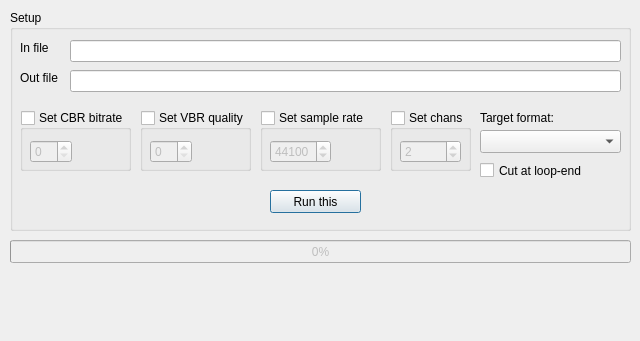
<?xml version="1.0" encoding="UTF-8"?>
<ui version="4.0">
 <class>CoverterDialogue</class>
 <widget class="QDialog" name="CoverterDialogue">
  <property name="geometry">
   <rect>
    <x>0</x>
    <y>0</y>
    <width>640</width>
    <height>341</height>
   </rect>
  </property>
  <property name="windowTitle">
   <string>Test of audio processor</string>
  </property>
  <widget class="QGroupBox" name="setup">
   <property name="geometry">
    <rect>
     <x>10</x>
     <y>10</y>
     <width>621</width>
     <height>221</height>
    </rect>
   </property>
   <property name="title">
    <string>Setup</string>
   </property>
   <widget class="QLineEdit" name="fileIn">
    <property name="geometry">
     <rect>
      <x>60</x>
      <y>30</y>
      <width>551</width>
      <height>22</height>
     </rect>
    </property>
   </widget>
   <widget class="QLabel" name="label">
    <property name="geometry">
     <rect>
      <x>10</x>
      <y>30</y>
      <width>41</width>
      <height>16</height>
     </rect>
    </property>
    <property name="text">
     <string>In file</string>
    </property>
   </widget>
   <widget class="QLabel" name="label_2">
    <property name="geometry">
     <rect>
      <x>10</x>
      <y>60</y>
      <width>51</width>
      <height>16</height>
     </rect>
    </property>
    <property name="text">
     <string>Out file</string>
    </property>
   </widget>
   <widget class="QLineEdit" name="fileOut">
    <property name="geometry">
     <rect>
      <x>60</x>
      <y>60</y>
      <width>551</width>
      <height>22</height>
     </rect>
    </property>
   </widget>
   <widget class="QGroupBox" name="quality">
    <property name="geometry">
     <rect>
      <x>130</x>
      <y>100</y>
      <width>111</width>
      <height>61</height>
     </rect>
    </property>
    <property name="title">
     <string>Set VBR quality</string>
    </property>
    <property name="checkable">
     <bool>true</bool>
    </property>
    <property name="checked">
     <bool>false</bool>
    </property>
    <widget class="QSpinBox" name="dstQuality">
     <property name="geometry">
      <rect>
       <x>10</x>
       <y>30</y>
       <width>42</width>
       <height>23</height>
      </rect>
     </property>
     <property name="maximum">
      <number>10</number>
     </property>
    </widget>
   </widget>
   <widget class="QGroupBox" name="rate">
    <property name="geometry">
     <rect>
      <x>250</x>
      <y>100</y>
      <width>121</width>
      <height>61</height>
     </rect>
    </property>
    <property name="title">
     <string>Set sample rate</string>
    </property>
    <property name="checkable">
     <bool>true</bool>
    </property>
    <property name="checked">
     <bool>false</bool>
    </property>
    <widget class="QSpinBox" name="dstRate">
     <property name="geometry">
      <rect>
       <x>10</x>
       <y>30</y>
       <width>61</width>
       <height>23</height>
      </rect>
     </property>
     <property name="minimum">
      <number>4000</number>
     </property>
     <property name="maximum">
      <number>192000</number>
     </property>
     <property name="value">
      <number>44100</number>
     </property>
    </widget>
   </widget>
   <widget class="QPushButton" name="runCvt">
    <property name="geometry">
     <rect>
      <x>260</x>
      <y>180</y>
      <width>91</width>
      <height>23</height>
     </rect>
    </property>
    <property name="text">
     <string>Run this</string>
    </property>
   </widget>
   <widget class="QGroupBox" name="channels">
    <property name="geometry">
     <rect>
      <x>380</x>
      <y>100</y>
      <width>81</width>
      <height>61</height>
     </rect>
    </property>
    <property name="title">
     <string>Set chans</string>
    </property>
    <property name="checkable">
     <bool>true</bool>
    </property>
    <property name="checked">
     <bool>false</bool>
    </property>
    <widget class="QSpinBox" name="dstChannels">
     <property name="geometry">
      <rect>
       <x>10</x>
       <y>30</y>
       <width>61</width>
       <height>23</height>
      </rect>
     </property>
     <property name="minimum">
      <number>1</number>
     </property>
     <property name="maximum">
      <number>256</number>
     </property>
     <property name="value">
      <number>2</number>
     </property>
    </widget>
   </widget>
   <widget class="QComboBox" name="dstFormat">
    <property name="geometry">
     <rect>
      <x>470</x>
      <y>120</y>
      <width>141</width>
      <height>23</height>
     </rect>
    </property>
   </widget>
   <widget class="QLabel" name="label_3">
    <property name="geometry">
     <rect>
      <x>470</x>
      <y>100</y>
      <width>141</width>
      <height>16</height>
     </rect>
    </property>
    <property name="text">
     <string>Target format:</string>
    </property>
   </widget>
   <widget class="QCheckBox" name="dstCutAtLoopEnd">
    <property name="geometry">
     <rect>
      <x>470</x>
      <y>150</y>
      <width>141</width>
      <height>21</height>
     </rect>
    </property>
    <property name="text">
     <string>Cut at loop-end</string>
    </property>
   </widget>
   <widget class="QGroupBox" name="bitrate">
    <property name="geometry">
     <rect>
      <x>10</x>
      <y>100</y>
      <width>111</width>
      <height>61</height>
     </rect>
    </property>
    <property name="title">
     <string>Set CBR bitrate</string>
    </property>
    <property name="checkable">
     <bool>true</bool>
    </property>
    <property name="checked">
     <bool>false</bool>
    </property>
    <widget class="QSpinBox" name="dstBitRate">
     <property name="geometry">
      <rect>
       <x>10</x>
       <y>30</y>
       <width>42</width>
       <height>23</height>
      </rect>
     </property>
     <property name="maximum">
      <number>500</number>
     </property>
    </widget>
   </widget>
  </widget>
  <widget class="QProgressBar" name="cvtProgress">
   <property name="enabled">
    <bool>false</bool>
   </property>
   <property name="geometry">
    <rect>
     <x>10</x>
     <y>240</y>
     <width>621</width>
     <height>23</height>
    </rect>
   </property>
   <property name="value">
    <number>0</number>
   </property>
  </widget>
  <widget class="QLabel" name="error">
   <property name="geometry">
    <rect>
     <x>10</x>
     <y>270</y>
     <width>621</width>
     <height>61</height>
    </rect>
   </property>
   <property name="styleSheet">
    <string notr="true">color: red;</string>
   </property>
   <property name="text">
    <string notr="true"/>
   </property>
   <property name="alignment">
    <set>Qt::AlignLeading|Qt::AlignLeft|Qt::AlignTop</set>
   </property>
   <property name="wordWrap">
    <bool>true</bool>
   </property>
  </widget>
 </widget>
 <resources/>
 <connections/>
</ui>
